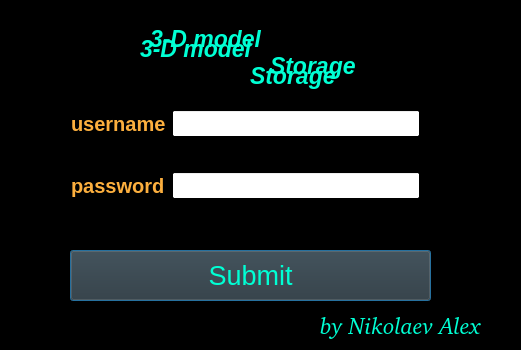
<?xml version="1.0" encoding="UTF-8"?>
<ui version="4.0">
 <class>Form_Log_In</class>
 <widget class="QDialog" name="Form_Log_In">
  <property name="geometry">
   <rect>
    <x>0</x>
    <y>0</y>
    <width>521</width>
    <height>350</height>
   </rect>
  </property>
  <property name="palette">
   <palette>
    <active>
     <colorrole role="Base">
      <brush brushstyle="SolidPattern">
       <color alpha="255">
        <red>255</red>
        <green>255</green>
        <blue>255</blue>
       </color>
      </brush>
     </colorrole>
     <colorrole role="Window">
      <brush brushstyle="SolidPattern">
       <color alpha="255">
        <red>0</red>
        <green>0</green>
        <blue>0</blue>
       </color>
      </brush>
     </colorrole>
    </active>
    <inactive>
     <colorrole role="Base">
      <brush brushstyle="SolidPattern">
       <color alpha="255">
        <red>255</red>
        <green>255</green>
        <blue>255</blue>
       </color>
      </brush>
     </colorrole>
     <colorrole role="Window">
      <brush brushstyle="SolidPattern">
       <color alpha="255">
        <red>0</red>
        <green>0</green>
        <blue>0</blue>
       </color>
      </brush>
     </colorrole>
    </inactive>
    <disabled>
     <colorrole role="Base">
      <brush brushstyle="SolidPattern">
       <color alpha="255">
        <red>0</red>
        <green>0</green>
        <blue>0</blue>
       </color>
      </brush>
     </colorrole>
     <colorrole role="Window">
      <brush brushstyle="SolidPattern">
       <color alpha="255">
        <red>0</red>
        <green>0</green>
        <blue>0</blue>
       </color>
      </brush>
     </colorrole>
    </disabled>
   </palette>
  </property>
  <property name="windowTitle">
   <string>Log in</string>
  </property>
  <widget class="QWidget" name="layoutWidget">
   <property name="geometry">
    <rect>
     <x>60</x>
     <y>70</y>
     <width>371</width>
     <height>171</height>
    </rect>
   </property>
   <layout class="QGridLayout" name="gridLayout">
    <item row="1" column="0">
     <widget class="QLabel" name="label_2">
      <property name="palette">
       <palette>
        <active>
         <colorrole role="WindowText">
          <brush brushstyle="SolidPattern">
           <color alpha="255">
            <red>252</red>
            <green>175</green>
            <blue>62</blue>
           </color>
          </brush>
         </colorrole>
        </active>
        <inactive>
         <colorrole role="WindowText">
          <brush brushstyle="SolidPattern">
           <color alpha="255">
            <red>252</red>
            <green>175</green>
            <blue>62</blue>
           </color>
          </brush>
         </colorrole>
        </inactive>
        <disabled>
         <colorrole role="WindowText">
          <brush brushstyle="SolidPattern">
           <color alpha="255">
            <red>190</red>
            <green>190</green>
            <blue>190</blue>
           </color>
          </brush>
         </colorrole>
        </disabled>
       </palette>
      </property>
      <property name="font">
       <font>
        <pointsize>15</pointsize>
        <weight>75</weight>
        <bold>true</bold>
       </font>
      </property>
      <property name="text">
       <string>password</string>
      </property>
     </widget>
    </item>
    <item row="0" column="1">
     <widget class="QLineEdit" name="edit_username">
      <property name="font">
       <font>
        <pointsize>12</pointsize>
        <weight>50</weight>
        <bold>false</bold>
       </font>
      </property>
      <property name="maxLength">
       <number>20</number>
      </property>
     </widget>
    </item>
    <item row="0" column="0">
     <widget class="QLabel" name="label">
      <property name="palette">
       <palette>
        <active>
         <colorrole role="WindowText">
          <brush brushstyle="SolidPattern">
           <color alpha="255">
            <red>252</red>
            <green>175</green>
            <blue>62</blue>
           </color>
          </brush>
         </colorrole>
        </active>
        <inactive>
         <colorrole role="WindowText">
          <brush brushstyle="SolidPattern">
           <color alpha="255">
            <red>252</red>
            <green>175</green>
            <blue>62</blue>
           </color>
          </brush>
         </colorrole>
        </inactive>
        <disabled>
         <colorrole role="WindowText">
          <brush brushstyle="SolidPattern">
           <color alpha="255">
            <red>190</red>
            <green>190</green>
            <blue>190</blue>
           </color>
          </brush>
         </colorrole>
        </disabled>
       </palette>
      </property>
      <property name="font">
       <font>
        <pointsize>15</pointsize>
        <weight>75</weight>
        <bold>true</bold>
       </font>
      </property>
      <property name="text">
       <string>username</string>
      </property>
     </widget>
    </item>
    <item row="1" column="1">
     <widget class="QLineEdit" name="edit_password">
      <property name="font">
       <font>
        <pointsize>12</pointsize>
        <weight>50</weight>
        <bold>false</bold>
       </font>
      </property>
      <property name="inputMask">
       <string/>
      </property>
      <property name="text">
       <string/>
      </property>
      <property name="maxLength">
       <number>20</number>
      </property>
     </widget>
    </item>
   </layout>
  </widget>
  <widget class="QPushButton" name="butt_submit">
   <property name="geometry">
    <rect>
     <x>70</x>
     <y>250</y>
     <width>361</width>
     <height>51</height>
    </rect>
   </property>
   <property name="palette">
    <palette>
     <active>
      <colorrole role="Button">
       <brush brushstyle="SolidPattern">
        <color alpha="255">
         <red>46</red>
         <green>52</green>
         <blue>54</blue>
        </color>
       </brush>
      </colorrole>
      <colorrole role="ButtonText">
       <brush brushstyle="SolidPattern">
        <color alpha="255">
         <red>0</red>
         <green>255</green>
         <blue>212</blue>
        </color>
       </brush>
      </colorrole>
     </active>
     <inactive>
      <colorrole role="Button">
       <brush brushstyle="SolidPattern">
        <color alpha="255">
         <red>46</red>
         <green>52</green>
         <blue>54</blue>
        </color>
       </brush>
      </colorrole>
      <colorrole role="ButtonText">
       <brush brushstyle="SolidPattern">
        <color alpha="255">
         <red>0</red>
         <green>255</green>
         <blue>212</blue>
        </color>
       </brush>
      </colorrole>
     </inactive>
     <disabled>
      <colorrole role="Button">
       <brush brushstyle="SolidPattern">
        <color alpha="255">
         <red>46</red>
         <green>52</green>
         <blue>54</blue>
        </color>
       </brush>
      </colorrole>
      <colorrole role="ButtonText">
       <brush brushstyle="SolidPattern">
        <color alpha="255">
         <red>190</red>
         <green>190</green>
         <blue>190</blue>
        </color>
       </brush>
      </colorrole>
     </disabled>
    </palette>
   </property>
   <property name="font">
    <font>
     <pointsize>20</pointsize>
    </font>
   </property>
   <property name="text">
    <string>Submit</string>
   </property>
  </widget>
  <widget class="QLabel" name="label_3">
   <property name="geometry">
    <rect>
     <x>150</x>
     <y>30</y>
     <width>221</width>
     <height>17</height>
    </rect>
   </property>
   <property name="palette">
    <palette>
     <active>
      <colorrole role="WindowText">
       <brush brushstyle="SolidPattern">
        <color alpha="255">
         <red>0</red>
         <green>255</green>
         <blue>212</blue>
        </color>
       </brush>
      </colorrole>
     </active>
     <inactive>
      <colorrole role="WindowText">
       <brush brushstyle="SolidPattern">
        <color alpha="255">
         <red>0</red>
         <green>255</green>
         <blue>212</blue>
        </color>
       </brush>
      </colorrole>
     </inactive>
     <disabled>
      <colorrole role="WindowText">
       <brush brushstyle="SolidPattern">
        <color alpha="255">
         <red>190</red>
         <green>190</green>
         <blue>190</blue>
        </color>
       </brush>
      </colorrole>
     </disabled>
    </palette>
   </property>
   <property name="font">
    <font>
     <pointsize>17</pointsize>
     <weight>75</weight>
     <italic>true</italic>
     <bold>true</bold>
    </font>
   </property>
   <property name="text">
    <string>3-D model</string>
   </property>
  </widget>
  <widget class="QLabel" name="label_4">
   <property name="geometry">
    <rect>
     <x>140</x>
     <y>40</y>
     <width>231</width>
     <height>17</height>
    </rect>
   </property>
   <property name="palette">
    <palette>
     <active>
      <colorrole role="WindowText">
       <brush brushstyle="SolidPattern">
        <color alpha="255">
         <red>0</red>
         <green>255</green>
         <blue>212</blue>
        </color>
       </brush>
      </colorrole>
     </active>
     <inactive>
      <colorrole role="WindowText">
       <brush brushstyle="SolidPattern">
        <color alpha="255">
         <red>0</red>
         <green>255</green>
         <blue>212</blue>
        </color>
       </brush>
      </colorrole>
     </inactive>
     <disabled>
      <colorrole role="WindowText">
       <brush brushstyle="SolidPattern">
        <color alpha="255">
         <red>190</red>
         <green>190</green>
         <blue>190</blue>
        </color>
       </brush>
      </colorrole>
     </disabled>
    </palette>
   </property>
   <property name="font">
    <font>
     <pointsize>17</pointsize>
     <weight>75</weight>
     <italic>true</italic>
     <bold>true</bold>
    </font>
   </property>
   <property name="text">
    <string>3-D model</string>
   </property>
  </widget>
  <widget class="QLabel" name="label_5">
   <property name="geometry">
    <rect>
     <x>320</x>
     <y>310</y>
     <width>241</width>
     <height>31</height>
    </rect>
   </property>
   <property name="palette">
    <palette>
     <active>
      <colorrole role="WindowText">
       <brush brushstyle="SolidPattern">
        <color alpha="255">
         <red>0</red>
         <green>255</green>
         <blue>212</blue>
        </color>
       </brush>
      </colorrole>
      <colorrole role="Text">
       <brush brushstyle="SolidPattern">
        <color alpha="255">
         <red>78</red>
         <green>154</green>
         <blue>6</blue>
        </color>
       </brush>
      </colorrole>
      <colorrole role="ButtonText">
       <brush brushstyle="SolidPattern">
        <color alpha="255">
         <red>52</red>
         <green>101</green>
         <blue>164</blue>
        </color>
       </brush>
      </colorrole>
      <colorrole role="Base">
       <brush brushstyle="SolidPattern">
        <color alpha="255">
         <red>255</red>
         <green>255</green>
         <blue>255</blue>
        </color>
       </brush>
      </colorrole>
      <colorrole role="Window">
       <brush brushstyle="SolidPattern">
        <color alpha="255">
         <red>138</red>
         <green>226</green>
         <blue>52</blue>
        </color>
       </brush>
      </colorrole>
      <colorrole role="ToolTipText">
       <brush brushstyle="SolidPattern">
        <color alpha="255">
         <red>32</red>
         <green>74</green>
         <blue>135</blue>
        </color>
       </brush>
      </colorrole>
     </active>
     <inactive>
      <colorrole role="WindowText">
       <brush brushstyle="SolidPattern">
        <color alpha="255">
         <red>0</red>
         <green>255</green>
         <blue>212</blue>
        </color>
       </brush>
      </colorrole>
      <colorrole role="Text">
       <brush brushstyle="SolidPattern">
        <color alpha="255">
         <red>78</red>
         <green>154</green>
         <blue>6</blue>
        </color>
       </brush>
      </colorrole>
      <colorrole role="ButtonText">
       <brush brushstyle="SolidPattern">
        <color alpha="255">
         <red>52</red>
         <green>101</green>
         <blue>164</blue>
        </color>
       </brush>
      </colorrole>
      <colorrole role="Base">
       <brush brushstyle="SolidPattern">
        <color alpha="255">
         <red>255</red>
         <green>255</green>
         <blue>255</blue>
        </color>
       </brush>
      </colorrole>
      <colorrole role="Window">
       <brush brushstyle="SolidPattern">
        <color alpha="255">
         <red>138</red>
         <green>226</green>
         <blue>52</blue>
        </color>
       </brush>
      </colorrole>
      <colorrole role="ToolTipText">
       <brush brushstyle="SolidPattern">
        <color alpha="255">
         <red>32</red>
         <green>74</green>
         <blue>135</blue>
        </color>
       </brush>
      </colorrole>
     </inactive>
     <disabled>
      <colorrole role="WindowText">
       <brush brushstyle="SolidPattern">
        <color alpha="255">
         <red>190</red>
         <green>190</green>
         <blue>190</blue>
        </color>
       </brush>
      </colorrole>
      <colorrole role="Text">
       <brush brushstyle="SolidPattern">
        <color alpha="255">
         <red>190</red>
         <green>190</green>
         <blue>190</blue>
        </color>
       </brush>
      </colorrole>
      <colorrole role="ButtonText">
       <brush brushstyle="SolidPattern">
        <color alpha="255">
         <red>190</red>
         <green>190</green>
         <blue>190</blue>
        </color>
       </brush>
      </colorrole>
      <colorrole role="Base">
       <brush brushstyle="SolidPattern">
        <color alpha="255">
         <red>138</red>
         <green>226</green>
         <blue>52</blue>
        </color>
       </brush>
      </colorrole>
      <colorrole role="Window">
       <brush brushstyle="SolidPattern">
        <color alpha="255">
         <red>138</red>
         <green>226</green>
         <blue>52</blue>
        </color>
       </brush>
      </colorrole>
      <colorrole role="ToolTipText">
       <brush brushstyle="SolidPattern">
        <color alpha="255">
         <red>32</red>
         <green>74</green>
         <blue>135</blue>
        </color>
       </brush>
      </colorrole>
     </disabled>
    </palette>
   </property>
   <property name="font">
    <font>
     <family>Bitstream Charter</family>
     <pointsize>17</pointsize>
     <weight>50</weight>
     <italic>true</italic>
     <bold>false</bold>
    </font>
   </property>
   <property name="text">
    <string>by Nikolaev Alex</string>
   </property>
  </widget>
  <widget class="QLabel" name="label_6">
   <property name="geometry">
    <rect>
     <x>270</x>
     <y>50</y>
     <width>231</width>
     <height>31</height>
    </rect>
   </property>
   <property name="palette">
    <palette>
     <active>
      <colorrole role="WindowText">
       <brush brushstyle="SolidPattern">
        <color alpha="255">
         <red>0</red>
         <green>255</green>
         <blue>212</blue>
        </color>
       </brush>
      </colorrole>
     </active>
     <inactive>
      <colorrole role="WindowText">
       <brush brushstyle="SolidPattern">
        <color alpha="255">
         <red>0</red>
         <green>255</green>
         <blue>212</blue>
        </color>
       </brush>
      </colorrole>
     </inactive>
     <disabled>
      <colorrole role="WindowText">
       <brush brushstyle="SolidPattern">
        <color alpha="255">
         <red>190</red>
         <green>190</green>
         <blue>190</blue>
        </color>
       </brush>
      </colorrole>
     </disabled>
    </palette>
   </property>
   <property name="font">
    <font>
     <pointsize>17</pointsize>
     <weight>75</weight>
     <italic>true</italic>
     <bold>true</bold>
    </font>
   </property>
   <property name="text">
    <string>Storage</string>
   </property>
  </widget>
  <widget class="QLabel" name="label_7">
   <property name="geometry">
    <rect>
     <x>250</x>
     <y>60</y>
     <width>231</width>
     <height>31</height>
    </rect>
   </property>
   <property name="palette">
    <palette>
     <active>
      <colorrole role="WindowText">
       <brush brushstyle="SolidPattern">
        <color alpha="255">
         <red>0</red>
         <green>255</green>
         <blue>212</blue>
        </color>
       </brush>
      </colorrole>
     </active>
     <inactive>
      <colorrole role="WindowText">
       <brush brushstyle="SolidPattern">
        <color alpha="255">
         <red>0</red>
         <green>255</green>
         <blue>212</blue>
        </color>
       </brush>
      </colorrole>
     </inactive>
     <disabled>
      <colorrole role="WindowText">
       <brush brushstyle="SolidPattern">
        <color alpha="255">
         <red>190</red>
         <green>190</green>
         <blue>190</blue>
        </color>
       </brush>
      </colorrole>
     </disabled>
    </palette>
   </property>
   <property name="font">
    <font>
     <pointsize>17</pointsize>
     <weight>75</weight>
     <italic>true</italic>
     <bold>true</bold>
    </font>
   </property>
   <property name="text">
    <string>Storage</string>
   </property>
  </widget>
 </widget>
 <layoutdefault spacing="6" margin="11"/>
 <resources/>
 <connections/>
</ui>
